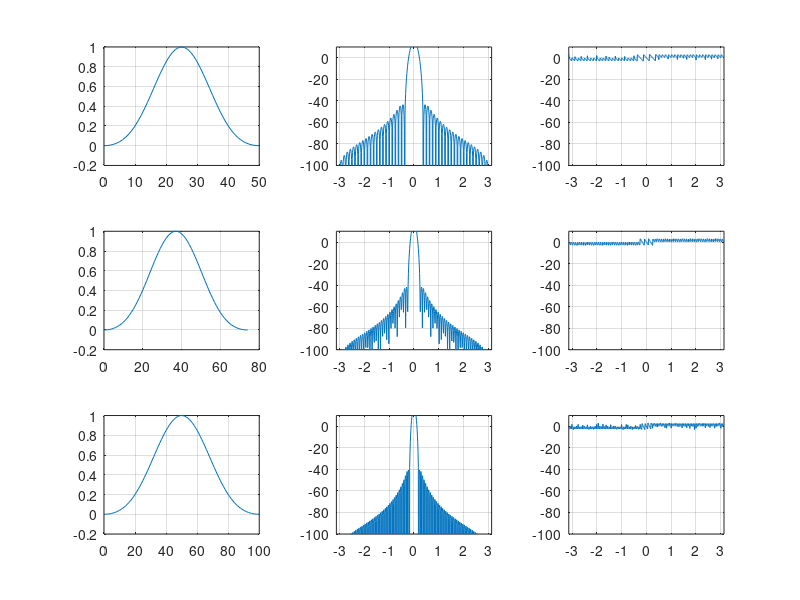

Write the MATLAB code that produced this figure.
N=51;
wn = blackman(N);
Wejw = fft(wn,500);
Wp = fftshift(Wejw);
x1 = zeros(N,1);
for k = 1:N
    x1(k) = k-1;
end
subplot(3,3,1)
plot(x1,wn);
grid on;
x2 = zeros(500,1);
for k = 1:500
    x2(k) = -pi+2*pi*(k-1)/500;
   
end
subplot(3,3,2)
plot(x2,20*log10(abs(normalize(Wp))));
ylim([-100,10]);
xlim([-pi,pi]);
grid on;
subplot(3,3,3)
plot(x2,angle(Wp));
ylim([-100,10]);
xlim([-pi,pi]);
grid on;

N=75;
wn = blackman(N);
Wejw = fft(wn,500);
Wp = fftshift(Wejw);
x1 = zeros(N,1);
for k = 1:N
    x1(k) = k-1;
end
subplot(3,3,4)
plot(x1,wn);
grid on;
x2 = zeros(500,1);
for k = 1:500
    x2(k) = -pi+2*pi*(k-1)/500;
   
end
subplot(3,3,5)
plot(x2,20*log10(abs(normalize(Wp))));
ylim([-100,10]);
xlim([-pi,pi]);
grid on;
subplot(3,3,6)
plot(x2,angle(Wp));
ylim([-100,10]);
xlim([-pi,pi]);
grid on;

N=101;
wn = blackman(N);
Wejw = fft(wn,500);
Wp = fftshift(Wejw);
x1 = zeros(N,1);
for k = 1:N
    x1(k) = k-1;
end
subplot(3,3,7)
plot(x1,wn);
grid on;
x2 = zeros(500,1);
for k = 1:500
    x2(k) = -pi+2*pi*(k-1)/500;
   
end
subplot(3,3,8)
plot(x2,20*log10(abs(normalize(Wp))));
ylim([-100,10]);
xlim([-pi,pi]);
grid on;
subplot(3,3,9)
plot(x2,angle(Wp));
ylim([-100,10]);
xlim([-pi,pi]);
grid on;